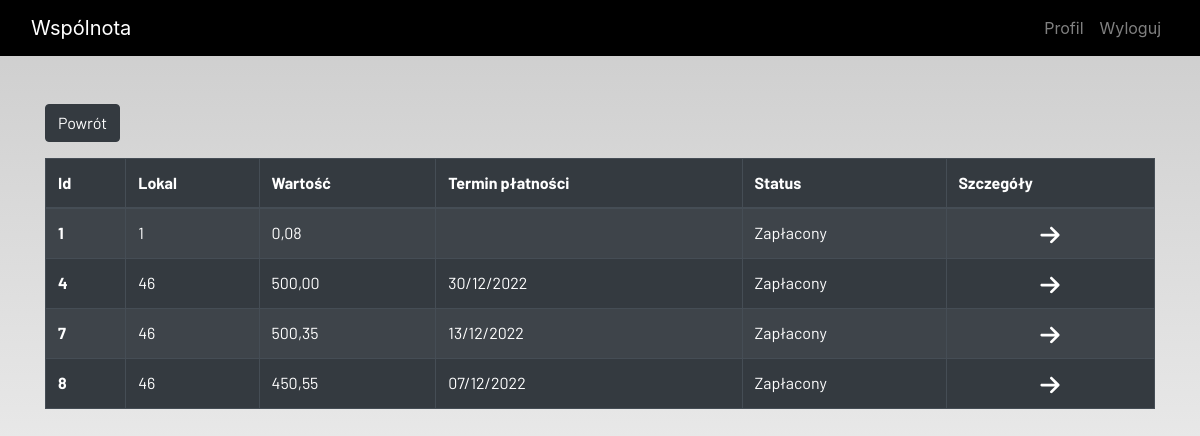
The page /billing_history (signed in) on the database its author committed.
### ideas/models.py (models this page shows, shortened)
class Billing(models.Model):
    admin = models.ForeignKey(User, on_delete=models.CASCADE, null=True, blank=True)
    id = models.AutoField(primary_key = True)
    owner = models.ForeignKey(Local, on_delete=models.CASCADE, null=False, blank=False)
    value = models.DecimalField(("Kwota do zapłaty"), max_digits=100, decimal_places=2)
    status = models.BooleanField(("Czy zapłacone?"))
    start_billing = models.DateField(("Początek okresu rozliczeniowego"), null=False, blank=False)
    end_billing = models.DateField(("Koniec okresu rozliczeniowego"), null=False, blank=False)
    payment_date = models.DateField(("Termin płatności"), null=True, blank=True)

class Local(models.Model):
    admin = models.ForeignKey(User, on_delete=models.CASCADE, related_name='admin', null=True, blank=True)
    owner = models.OneToOneField(User, on_delete=models.CASCADE, related_name='owner', null=True, blank=True)
    number = models.IntegerField(("Numer lokalu"), null=False, blank=False)
    area = models.DecimalField(("Powierzchnia"), max_digits=100, decimal_places=2)
    def __str__(self):
        return str(self.number)
    class Meta:
        verbose_name = "local"
        verbose_name_plural = "local"

### ideas/view/billing_views.py (the view)
# urls.py: path('billing_history', billing_history, name='billing_history'),
def billing_history(request):
    billing = Billing.objects.filter(status=True).filter(admin=request.user)
    context = {
        'billings': billing,
    }
    return render(request, 'registration/billing/billing_history.html', context)

### ideas/templates/registration/billing/billing_history.html (shortened to what this page needs)
{% extends 'registration/main.html' %}
{% load static %}
{% block content %}
{% load crispy_forms_tags %}
<div class="container" >
    <div class="form-group">
        <a href="{% url 'billing' %}">
            <button  class="btn btn-dark" >
                    Powrót
            </button>
        </a>
    </div>
</div>
<div class="container">
    <table class="table table-striped table-bordered table-hover table-dark">
        <thead>
            <tr>
                <th scope="col">Id</th>
                <th scope="col">Lokal</th>
                <th scope="col">Wartość</th>
                <th scope="col">Termin płatności</th>
                <th scope="col">Status</th>
                <th scope="col">Szczegóły</th>
            </tr>
        </thead>
        <tbody>
            {% for billing in  billings %}
            <tr>
                <th scope="row">{{ billing.id }}</th>
                <td>{{ billing.owner }}</td>
                <td>{{ billing.value }}</td>
                <td>{{ billing.payment_date | date:"d/m/Y" }}</td>
                <td>Zapłacony</td>
                <td style="text-align: center">
                    <a href="{% url 'billing_detail' billing.id%}">
                    </a>
                </td>
            </tr>
            {%  endfor %}
        </tbody>
    </table>
</div>
{% endblock content %}

### static/main.css (style rules this page uses)
html { scroll-behavior: smooth; height: 100%; width: 100%; }
a { text-decoration: none !important; color: black; }
html, body { max-width: 100%; overflow-x: hidden; height: 100%; width: 100%; }
body { background: linear-gradient(rgba(0, 0, 0, 0.2), rgba(255, 255, 255, 0.5)); overflow-x: hidden; background-repeat: no-repeat; }

### rows shown on the page
Billing: id "1", owner "1", value "0,08"
Billing: id "4", owner "46", value "500,00", payment_date "30/12/2022"
Billing: id "7", owner "46", value "500,35", payment_date "13/12/2022"
Billing: id "8", owner "46", value "450,55", payment_date "07/12/2022"
